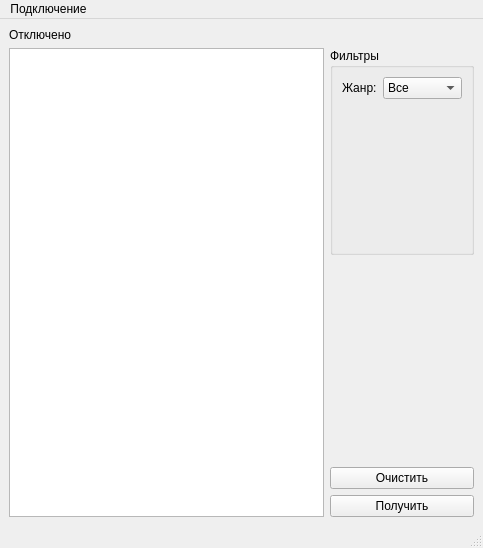
<?xml version="1.0" encoding="UTF-8"?>
<ui version="4.0">
 <class>MainWindow</class>
 <widget class="QMainWindow" name="MainWindow">
  <property name="geometry">
   <rect>
    <x>0</x>
    <y>0</y>
    <width>483</width>
    <height>548</height>
   </rect>
  </property>
  <property name="sizePolicy">
   <sizepolicy hsizetype="Preferred" vsizetype="Expanding">
    <horstretch>0</horstretch>
    <verstretch>0</verstretch>
   </sizepolicy>
  </property>
  <property name="windowTitle">
   <string>MainWindow</string>
  </property>
  <widget class="QWidget" name="centralwidget">
   <layout class="QGridLayout" name="gridLayout">
    <item row="4" column="1">
     <widget class="QPushButton" name="pb_request">
      <property name="sizePolicy">
       <sizepolicy hsizetype="Minimum" vsizetype="Maximum">
        <horstretch>0</horstretch>
        <verstretch>0</verstretch>
       </sizepolicy>
      </property>
      <property name="text">
       <string>Получить</string>
      </property>
     </widget>
    </item>
    <item row="1" column="1">
     <widget class="QGroupBox" name="gb_filters">
      <property name="sizePolicy">
       <sizepolicy hsizetype="Preferred" vsizetype="Minimum">
        <horstretch>0</horstretch>
        <verstretch>0</verstretch>
       </sizepolicy>
      </property>
      <property name="title">
       <string>Фильтры</string>
      </property>
      <layout class="QFormLayout" name="formLayout">
       <item row="0" column="0">
        <widget class="QLabel" name="lb_category">
         <property name="text">
          <string>Жанр:</string>
         </property>
        </widget>
       </item>
       <item row="0" column="1">
        <widget class="QComboBox" name="cb_category">
         <item>
          <property name="text">
           <string>Все</string>
          </property>
         </item>
         <item>
          <property name="text">
           <string>Комедии</string>
          </property>
         </item>
         <item>
          <property name="text">
           <string>Ужасы</string>
          </property>
         </item>
        </widget>
       </item>
      </layout>
     </widget>
    </item>
    <item row="2" column="1">
     <spacer name="verticalSpacer">
      <property name="orientation">
       <enum>Qt::Vertical</enum>
      </property>
      <property name="sizeType">
       <enum>QSizePolicy::Minimum</enum>
      </property>
      <property name="sizeHint" stdset="0">
       <size>
        <width>20</width>
        <height>40</height>
       </size>
      </property>
     </spacer>
    </item>
    <item row="3" column="1">
     <widget class="QPushButton" name="pb_clear">
      <property name="sizePolicy">
       <sizepolicy hsizetype="Minimum" vsizetype="Maximum">
        <horstretch>0</horstretch>
        <verstretch>0</verstretch>
       </sizepolicy>
      </property>
      <property name="text">
       <string>Очистить</string>
      </property>
     </widget>
    </item>
    <item row="0" column="0">
     <widget class="QLabel" name="lb_statusConnect">
      <property name="sizePolicy">
       <sizepolicy hsizetype="Preferred" vsizetype="Maximum">
        <horstretch>0</horstretch>
        <verstretch>0</verstretch>
       </sizepolicy>
      </property>
      <property name="text">
       <string>Отключено</string>
      </property>
     </widget>
    </item>
    <item row="1" column="0" rowspan="4">
     <widget class="QTableView" name="tb_result">
      <property name="sizePolicy">
       <sizepolicy hsizetype="Expanding" vsizetype="Expanding">
        <horstretch>0</horstretch>
        <verstretch>0</verstretch>
       </sizepolicy>
      </property>
     </widget>
    </item>
   </layout>
  </widget>
  <widget class="QMenuBar" name="menubar">
   <property name="geometry">
    <rect>
     <x>0</x>
     <y>0</y>
     <width>483</width>
     <height>21</height>
    </rect>
   </property>
   <widget class="QMenu" name="menu">
    <property name="title">
     <string>Подключение</string>
    </property>
    <addaction name="act_addData"/>
    <addaction name="separator"/>
    <addaction name="act_connect"/>
   </widget>
   <addaction name="menu"/>
  </widget>
  <widget class="QStatusBar" name="statusbar"/>
  <action name="act_connect">
   <property name="text">
    <string>Подключиться</string>
   </property>
  </action>
  <action name="act_addData">
   <property name="text">
    <string>Ввести данные</string>
   </property>
  </action>
 </widget>
 <resources/>
 <connections/>
</ui>
